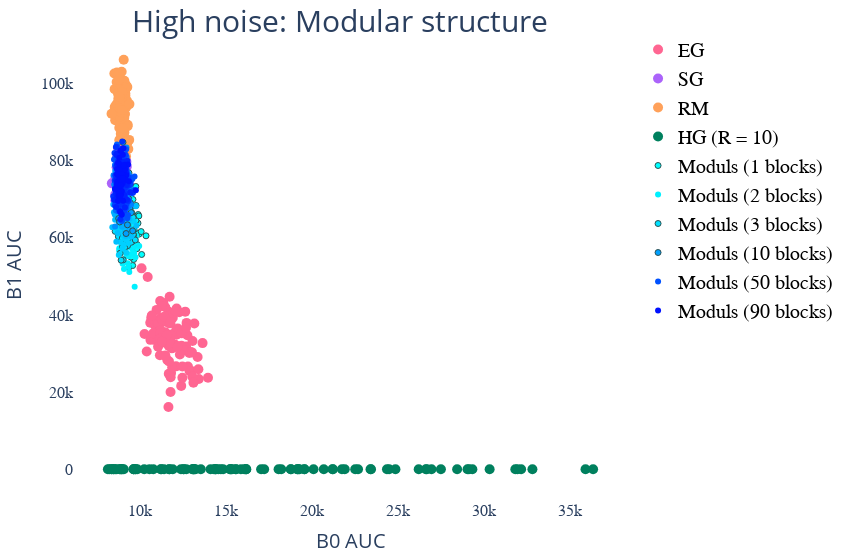

Notebook code cell kept with this figure:
### Code cell
fig = go.Figure()

fig.add_trace(go.Scatter(
    x = points_ED[0], 
    y = points_ED[1],
    mode='markers', 
    showlegend = True,
    marker={
       'size': 10,
       'color' : colorSet['ED']
    },
    name="EG"        
    ))
fig.add_trace(go.Scatter(
    x = points_SD[0], 
    y = points_SD[1],
    mode='markers', 
    showlegend = True,
    marker={
       'size': 10,
       'color' : colorSet['SD']
    },
    name="SG"
    ))
fig.add_trace(go.Scatter(
    x = points_RG[0], 
    y = points_RG[1],
    mode='markers', 
    showlegend = True,
    marker={
       'size': 10,
       'color' : colorSet['RG']
    },
    name="RM"
    ))


fig.add_trace(go.Scatter(
    x = points_HD_R10[0], 
    y = points_HD_R10[1],
    mode='markers', 
    showlegend = True,
    marker={
       'size': 10,
       'color' : colorSet['HD_R10']
    },
    name="HG (R = 10)"
    ))        


showLegendList = [1, 2, 3, 10, 50, 90]
lineList = [1, 3, 10]
for iBl in range(len(N_betti_moduls)):
    if numModuls[iBl] in lineList:
        showLegend = True
        lineView = dict(width=1, color='DarkSlateGrey')
    elif numModuls[iBl] in showLegendList:
        showLegend = True
        lineView = dict()
    else:
        showLegend = False
        lineView = dict()
    fig.add_trace(go.Scatter(
        x = points_moduls_highNoise[iBl][0],
        y = points_moduls_highNoise[iBl][1],
        mode = 'markers',
        showlegend = showLegend, 
        marker = {
        'size': 6,
        'color' : 'rgb(0, ' + str( 256 - np.int(np.round(iBl/len(N_betti_moduls)*255)) ) + ', 255)',
        'line' : lineView
        },
        name = "Moduls (" + str(numModuls[iBl]) + ' blocks)'
    ))



fig.update_layout(
    paper_bgcolor = "white",
    plot_bgcolor = "white",
    width=850,
    margin=dict(r=50, b=50, l=20, t=30),
    title = go.layout.Title(
        text = "High noise: Modular structure",
        font = dict(size = 30),
        x = 0.4,
        y = 0.98,
        xanchor = 'center',
        yanchor = 'top'
    ),
)

fig.update_layout(
    legend=dict(
        # x=0,
        # y=1,
        # traceorder="reversed",
        title_font_family="Times New Roman",
        font=dict(
            family="Courier",
            size=20,
            color="black"
        ),
        bgcolor = "white"
    ),
    xaxis=dict(
        showline=False,
        showgrid=False,
        showticklabels=True,
        title = 'B0 AUC',
        titlefont = dict(size = 20),
        tickfont = dict(
            family = 'Courier',
            size = 16,
        ),
        # range=(8000, 20000),
    ),
    yaxis=dict(
        showgrid=False,
        zeroline=False,
        showline=False,
        showticklabels=True,
        title = 'B1 AUC',
        titlefont = dict(size = 20),
        tickfont=dict(
            family = 'Courier',
            size = 16,
        ),
    ),
)


fig.show()
# fig.write_image('test.png')
